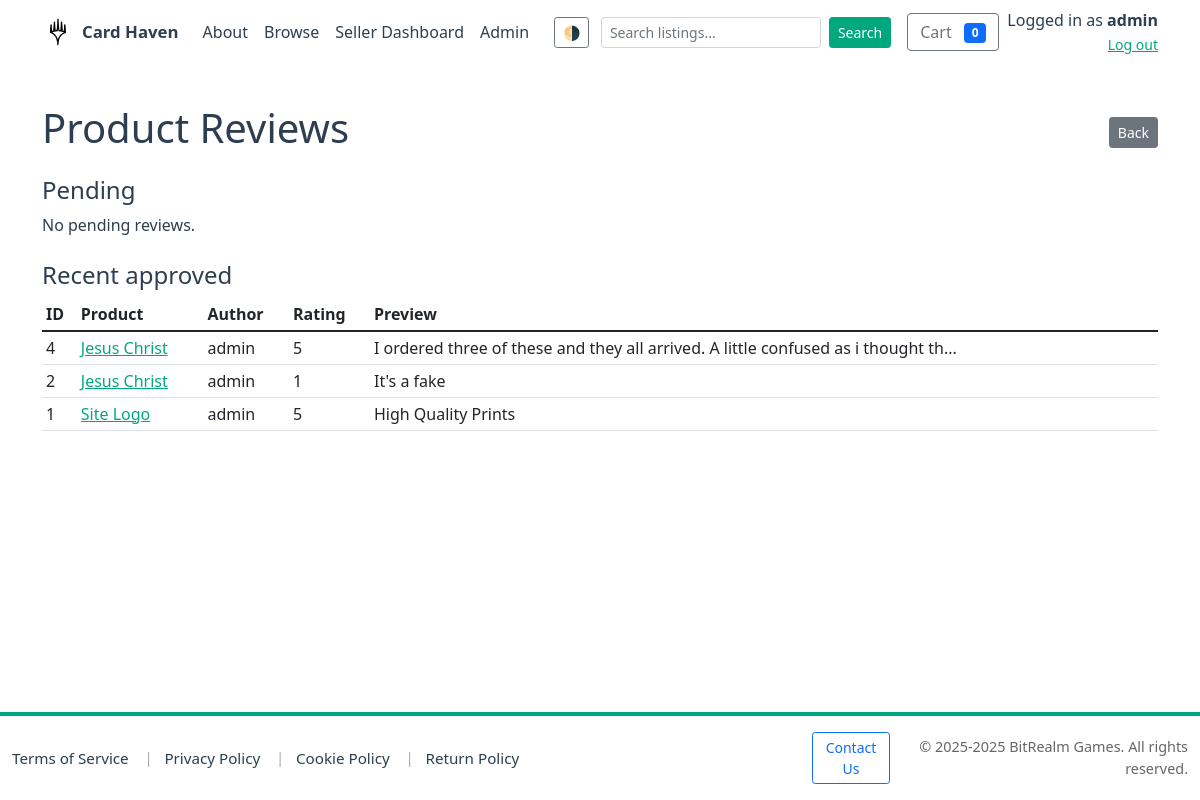
The app's page /admin/reviews (signed in), older data.
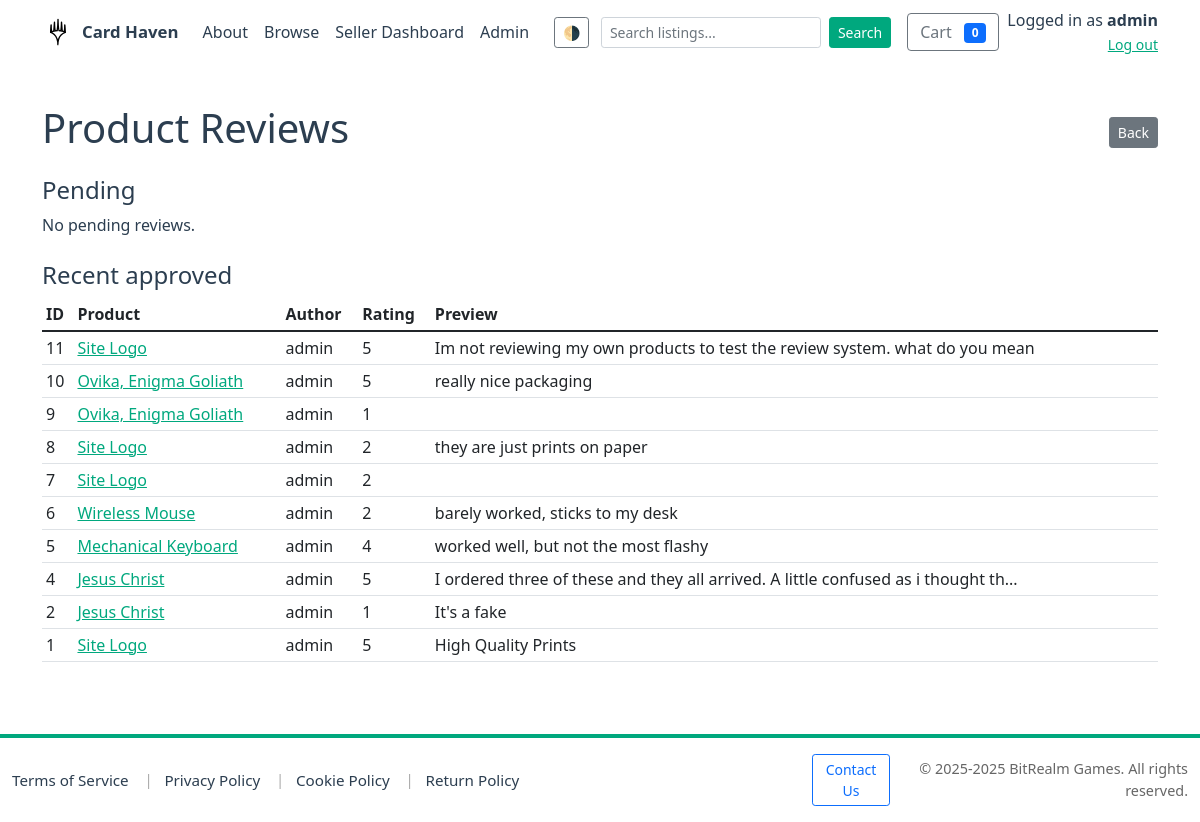
The same page, newer data.
### models.py (models this page shows, shortened)
class Review(db.Model):
    __tablename__ = 'reviews'
    id = db.Column(db.Integer, primary_key=True)
    product_id = db.Column(db.Integer, db.ForeignKey('products.id'), nullable=False)
    user_id = db.Column(db.Integer, db.ForeignKey('users.id'), nullable=True)
    title = db.Column(db.String(255))
    body = db.Column(db.Text)
    rating = db.Column(db.Integer, nullable=False)
    status = db.Column(db.String(50), default='pending')
    created_at = db.Column(db.DateTime, default=datetime.utcnow)
    product = db.relationship('Product')
    author = db.relationship('User')

class Product(db.Model):
    __tablename__ = 'products'
    id = db.Column(db.Integer, primary_key=True)
    seller_id = db.Column(db.Integer, db.ForeignKey('users.id'), nullable=True)
    title = db.Column(db.String(255), nullable=False)
    description = db.Column(db.Text)
    price = db.Column(db.Float, nullable=False)
    stock = db.Column(db.BigInteger)
    image_url = db.Column(db.String(1024))
    created_at = db.Column(db.DateTime, default=datetime.utcnow)
    is_active = db.Column(db.Boolean, default=True)
    category_id = db.Column(db.Integer, db.ForeignKey('categories.id'), nullable=True)
    rating = db.Column(db.Float, default=0.0)
    seller = db.relationship('User', back_populates='products')
    category = db.relationship('Category', back_populates='legacy_products')
    categories = db.relationship('Category', secondary=product_categories, back_populates='products', lazy='dynamic')
    order_items = db.relationship('OrderItem', back_populates='product', lazy='dynamic')

class User(db.Model):
    __tablename__ = 'users'
    id = db.Column(db.Integer, primary_key=True)
    username = db.Column(db.String(150), unique=True, nullable=False)
    email = db.Column(db.String(255), unique=True, nullable=False)
    password_hash = db.Column(db.String(255), nullable=False)
    is_admin = db.Column(db.Boolean, default=False)
    is_seller = db.Column(db.Boolean, default=False)
    business_name = db.Column(db.String(255))
    seller_description = db.Column(db.Text)
    rating = db.Column(db.Float, default=0.0)
    total_sales = db.Column(db.Integer, default=0)
    logo_url = db.Column(db.String(512))
    created_at = db.Column(db.DateTime, default=datetime.utcnow)
    products = db.relationship('Product', back_populates='seller', lazy='dynamic')
    orders = db.relationship('Order', back_populates='buyer', lazy='dynamic')

### app.py (the view)
@app.route('/admin/reviews')
@admin_required
def admin_reviews():
    conn = get_db_connection()
    cur = conn.cursor()
    cur.execute("SELECT r.id, r.product_id, r.title, r.body, r.rating, r.created_at, u.username AS author, p.title AS product_title FROM reviews r LEFT JOIN users u ON r.user_id = u.id LEFT JOIN products p ON r.product_id = p.id WHERE r.status = 'pending' ORDER BY r.created_at DESC")
    pending = cur.fetchall()
    cur.execute("SELECT r.id, r.product_id, r.title, r.body, r.rating, r.created_at, u.username AS author, p.title AS product_title FROM reviews r LEFT JOIN users u ON r.user_id = u.id LEFT JOIN products p ON r.product_id = p.id WHERE r.status = 'approved' ORDER BY r.created_at DESC LIMIT 50")
    approved = cur.fetchall()
    conn.close()
    return render_template('admin/reviews.html', pending=pending, approved=approved)

### app.py (called while the page is built)
def get_db_connection(path=DB_PATH):
    conn = sqlite3.connect(path)
    conn.row_factory = sqlite3.Row
    conn.execute("PRAGMA foreign_keys = ON;")
    try:
        cur = conn.cursor()
        cur.execute("PRAGMA table_info(products)")
        cols = [r['name'] for r in cur.fetchall()]
        if 'is_active' not in cols:
            try:
                cur.execute("ALTER TABLE products ADD COLUMN is_active INTEGER NOT NULL DEFAULT 1")
                conn.commit()
            except Exception:
                pass
    except Exception:
        pass
    return conn

@app.after_request
def set_security_headers(response):
    response.headers.setdefault('X-Frame-Options', 'SAMEORIGIN')
    response.headers.setdefault('X-Content-Type-Options', 'nosniff')
    response.headers.setdefault('Referrer-Policy', 'no-referrer-when-downgrade')
    if 'SSL_ENABLED' in globals() and SSL_ENABLED:
        response.headers.setdefault('Strict-Transport-Security', 'max-age=63072000; includeSubDomains; preload')
    return response

### templates/admin/reviews.html (shortened to what this page needs)
<!doctype html>
<html lang="en">
<head>
  {% include 'head_includes.html' %}
</head>
<body>
  {% include 'navbar.html' %}
  <div class="container my-4">
    <div class="d-flex justify-content-between align-items-center mb-3">
      <h1>Product Reviews</h1>
      <a href="{{ url_for('admin_index') }}" class="btn btn-sm btn-secondary">Back</a>
    </div>
    <div class="mb-4">
      <h4>Pending</h4>
      {% if pending %}
        <table class="table table-striped">
          <thead><tr><th>ID</th><th>Product</th><th>Author</th><th>Rating</th><th>Preview</th><th>Actions</th></tr></thead>
          <tbody>
          {% for r in pending %}
            <tr>
              <td>{{ r['id'] }}</td>
              <td><a href="{{ url_for('product_detail', product_id=r['product_id']) }}">{{ r['product_title'] or 'Product' }}</a></td>
              <td>{{ r['author'] or 'Guest' }}</td>
              <td>{{ r['rating'] }}</td>
              <td>{{ (r['body'] or '')[:80] }}{% if (r['body'] or '')|length > 80 %}...{% endif %}</td>
              <td>
                <form method="post" action="{{ url_for('admin_review_action', review_id=r['id'], action='approve') }}" style="display:inline">
                  <button class="btn btn-sm btn-success">Approve</button>
                </form>
                <form method="post" action="{{ url_for('admin_review_action', review_id=r['id'], action='reject') }}" style="display:inline">
                  <button class="btn btn-sm btn-danger">Reject</button>
                </form>
              </td>
            </tr>
          {% endfor %}
          </tbody>
        </table>
      {% else %}
        <p>No pending reviews.</p>
      {% endif %}
    </div>
    <div class="mb-4">
      <h4>Recent approved</h4>
      {% if approved %}
        <table class="table table-sm">
          <thead><tr><th>ID</th><th>Product</th><th>Author</th><th>Rating</th><th>Preview</th></tr></thead>
          <tbody>
          {% for r in approved %}
            <tr>
              <td>{{ r['id'] }}</td>
              <td><a href="{{ url_for('product_detail', product_id=r['product_id']) }}">{{ r['product_title'] or 'Product' }}</a></td>
              <td>{{ r['author'] or 'Guest' }}</td>
              <td>{{ r['rating'] }}</td>
              <td>{{ (r['body'] or '')[:80] }}{% if (r['body'] or '')|length > 80 %}...{% endif %}</td>
            </tr>
          {% endfor %}
          </tbody>
        </table>
      {% else %}
        <p>No approved reviews found.</p>
      {% endif %}
    </div>
  </div>
  {% include 'footer.html' %}
</body>
</html>

Row changes from the older to the newer data that the page shows:
added Review: id "11", title "Site Logo", username "admin", rating "5", body "Im not reviewing my own products to test the review system. what do you mean"
added Review: id "10", title "Ovika, Enigma Goliath", username "admin", rating "5", body "really nice packaging"
added Review: id "9", title "Ovika, Enigma Goliath", username "admin", rating "1"
added Review: id "8", title "Site Logo", username "admin", rating "2", body "they are just prints on paper"
added Review: id "7", title "Site Logo", username "admin", rating "2"
added Review: id "6", title "Wireless Mouse", username "admin", rating "2", body "barely worked, sticks to my desk"
added Review: id "5", title "Mechanical Keyboard", username "admin", rating "4", body "worked well, but not the most flashy"
